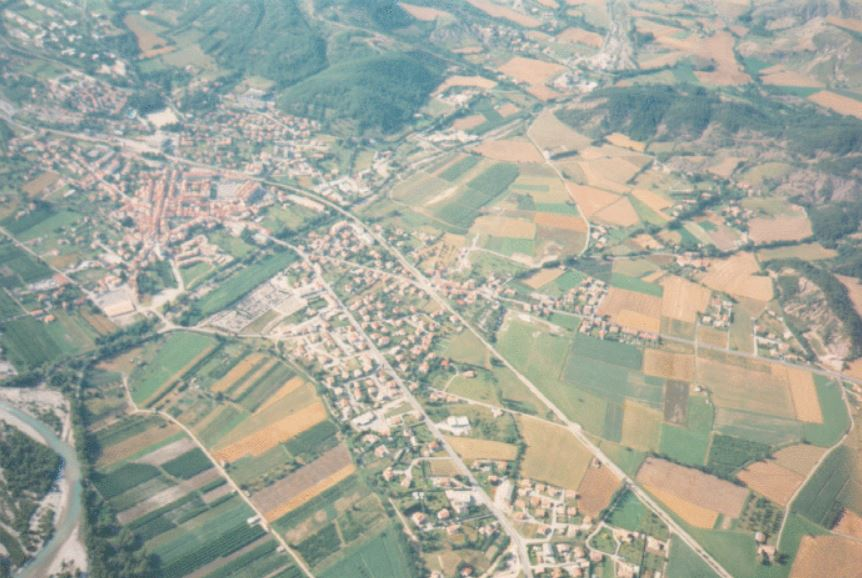
#> input picture parcial_2/lab_10/Thresholding/campo.JPG, 862 x 578 px
$ python Thresholding3.py
#> lines starting #> are read from the running program, lines starting #| are printed output that depends on the picture; after the words box and inside, x2 and y2 are one past the last pixel; in counts of white or black regions, pixels touching at a corner belong together
import cv2
import numpy as np
from matplotlib import pyplot as plt

def getThresholding(img):
    modifiedImg = img
    print(img)
    for i in range(len(img)):
        for j in range(len(img[i])):
            # if(img[i][j] >= 180 and img[i][j] <= 210):#185
            if(img[i][j] >= 185 and img[i][j] <= 210):#185
                modifiedImg[i][j] = np.uint8(255)
            else:
                modifiedImg[i][j] = np.uint8(0)
    return modifiedImg

# read an image
imgColor = cv2.imread("campo.JPG",1) #8 bit por escala de grises
#> imgColor is the input picture: shape (578, 862, 3); mean B, G, R 155, 167, 163.1
imgReal = cv2.imread("campo.JPG",cv2.IMREAD_GRAYSCALE) #8 bit por escala de grises
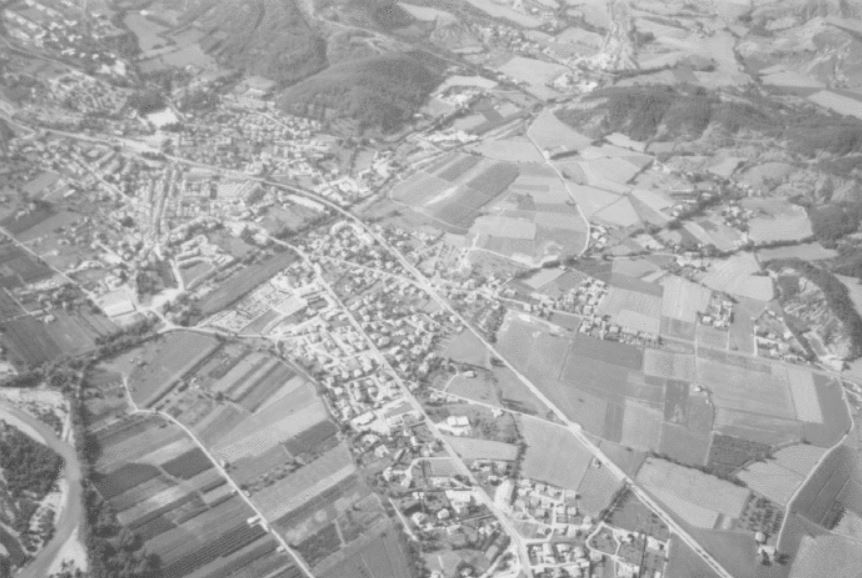
#> imgReal: shape (578, 862); min 70, max 244, mean 164.5
# imgReal = cv2.resize(imgReal,(600,600))
img = imgReal


#===================================================================================================
# tablas para los histogramas
#===================================================================================================
f, (ax1, ax2) = plt.subplots(1, 2, sharey=True,figsize=(15, 5))
ax1.hist(img.ravel(),256,[0,256])
ax1.set_title('Imagen Original')
ax1.set_xlabel('Intensidad')
ax1.set_ylabel('Cantidad de pixeles')
ax1.set_ylim(0,8000)
# display the merged images
cv2.imshow('Image Original', imgColor)

#thresholding
#de acuerdo al histograma

u_img = getThresholding(img)
#> (printed output is left out)
#> after the loop in getThresholding, `for i in range(len(img)):`:
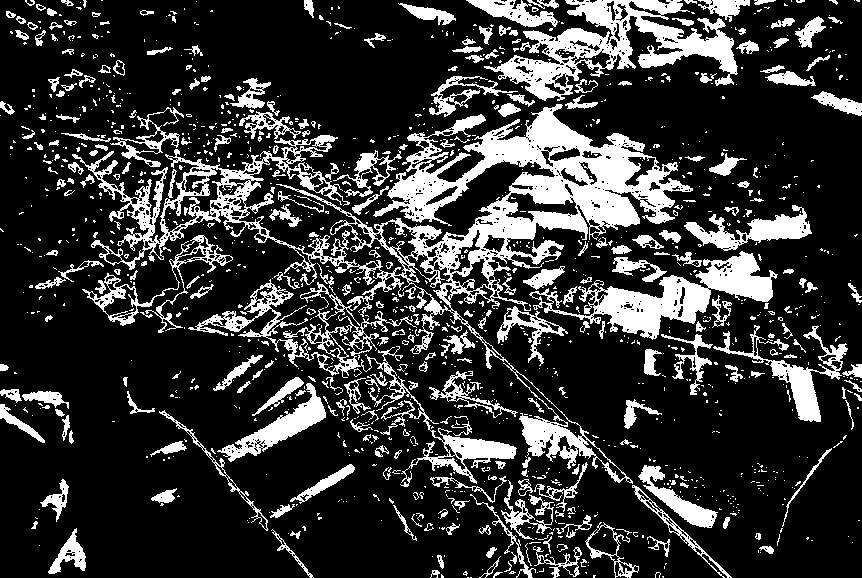
#> modifiedImg: shape (578, 862); 20.9% white; 1297 white regions (998 under 20 px), largest, box (x1, y1, x2, y2) and area: (72, 104, 693, 487) 40349, (484, 0, 738, 101) 8960, (529, 251, 778, 340) 6766
print(u_img)
#> (printed output is left out)
ax2.hist(u_img.ravel(),256,[0,256])
ax2.set_title('Imagen (Contrast Stretching)')
ax2.set_xlabel('Intensidad')
ax2.set_ylabel('Cantidad de pixeles')
cv2.imshow('Imagen (Constrast Stretching)',u_img)

plt.show()
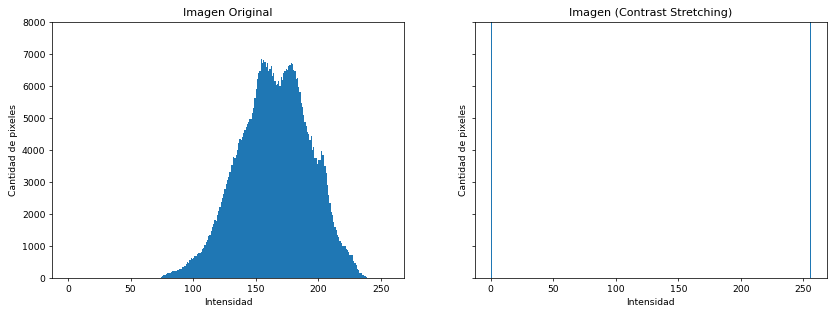
#> figure drawn by matplotlib, 2 panels; panel 1: tallest bar 6845 high, from x = 154 to 155
cv2.waitKey(0)
cv2.destroyAllWindows()

$ run again, with parcial_2/lab_10/Thresholding/squareGris.JPG copied over parcial_2/lab_10/Thresholding/campo.JPG
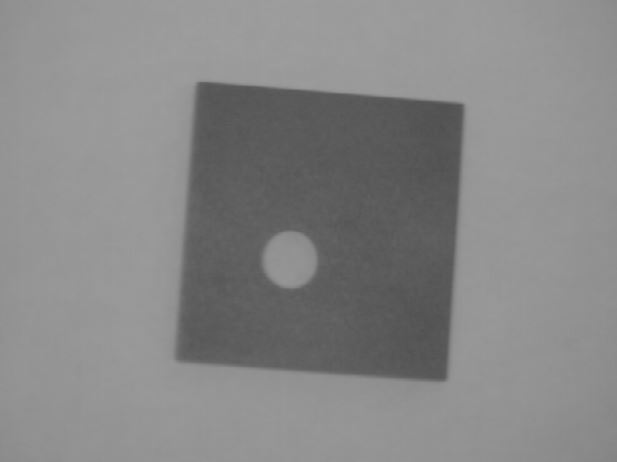
#> input picture parcial_2/lab_10/Thresholding/squareGris.JPG, 617 x 462 px
#> imgColor is the input picture: shape (462, 617, 3); min 78, max 159, mean 134.6
#> (printed output is left out)
#> (printed output is left out)
#> `plt.show()`:
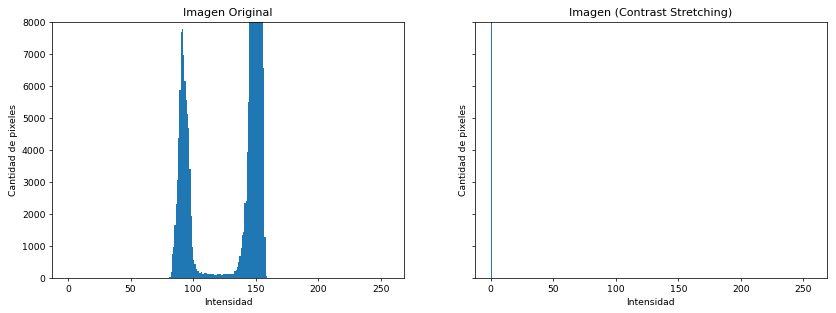
#> figure drawn by matplotlib, 2 panels; panel 1: tallest bar 24164 high, from x = 149 to 150
